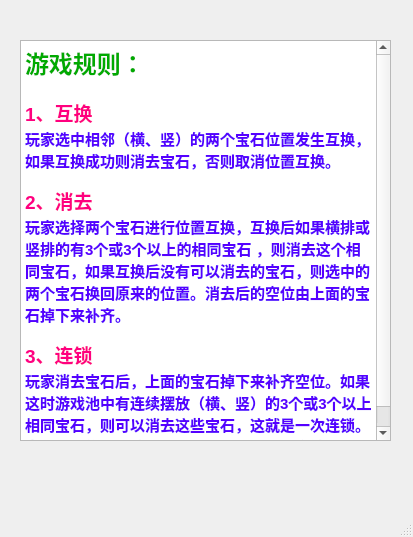
<?xml version="1.0" encoding="UTF-8"?>
<ui version="4.0">
 <class>Help</class>
 <widget class="QMainWindow" name="Help">
  <property name="geometry">
   <rect>
    <x>0</x>
    <y>0</y>
    <width>413</width>
    <height>537</height>
   </rect>
  </property>
  <property name="minimumSize">
   <size>
    <width>413</width>
    <height>537</height>
   </size>
  </property>
  <property name="maximumSize">
   <size>
    <width>413</width>
    <height>537</height>
   </size>
  </property>
  <property name="windowTitle">
   <string>帮助</string>
  </property>
  <property name="styleSheet">
   <string notr="true"/>
  </property>
  <widget class="QWidget" name="centralwidget">
   <widget class="QTextEdit" name="textEdit">
    <property name="geometry">
     <rect>
      <x>20</x>
      <y>40</y>
      <width>371</width>
      <height>401</height>
     </rect>
    </property>
    <property name="readOnly">
     <bool>true</bool>
    </property>
    <property name="html">
     <string>&lt;!DOCTYPE HTML PUBLIC &quot;-//W3C//DTD HTML 4.0//EN&quot; &quot;http://www.w3.org/TR/REC-html40/strict.dtd&quot;&gt;
&lt;html&gt;&lt;head&gt;&lt;meta name=&quot;qrichtext&quot; content=&quot;1&quot; /&gt;&lt;meta charset=&quot;utf-8&quot; /&gt;&lt;style type=&quot;text/css&quot;&gt;
p, li { white-space: pre-wrap; }
hr { height: 1px; border-width: 0; }
li.unchecked::marker { content: &quot;\2610&quot;; }
li.checked::marker { content: &quot;\2612&quot;; }
&lt;/style&gt;&lt;/head&gt;&lt;body style=&quot; font-family:'Microsoft YaHei UI'; font-size:9pt; font-weight:400; font-style:normal;&quot;&gt;
&lt;p style=&quot; margin-top:0px; margin-bottom:0px; margin-left:0px; margin-right:0px; -qt-block-indent:0; text-indent:0px;&quot;&gt;&lt;span style=&quot; font-family:'SimSun'; font-size:18pt; font-weight:600; color:#00aa00;&quot;&gt;游戏规则：&lt;/span&gt;&lt;/p&gt;
&lt;p style=&quot;-qt-paragraph-type:empty; margin-top:0px; margin-bottom:0px; margin-left:0px; margin-right:0px; -qt-block-indent:0; text-indent:0px; font-family:'SimSun'; font-size:11pt; font-weight:600; color:#00aa00;&quot;&gt;&lt;br /&gt;&lt;/p&gt;
&lt;p style=&quot; margin-top:0px; margin-bottom:0px; margin-left:0px; margin-right:0px; -qt-block-indent:0; text-indent:0px;&quot;&gt;&lt;span style=&quot; font-family:'SimSun'; font-size:14pt; font-weight:600; color:#ff007f;&quot;&gt;1、互换&lt;/span&gt;&lt;/p&gt;
&lt;p style=&quot; margin-top:0px; margin-bottom:0px; margin-left:0px; margin-right:0px; -qt-block-indent:0; text-indent:0px;&quot;&gt;&lt;span style=&quot; font-family:'SimSun'; font-size:11pt; font-weight:600; color:#5500ff;&quot;&gt;玩家选中相邻（横、竖）的两个宝石位置发生互换，如果互换成功则消去宝石，否则取消位置互换。&lt;/span&gt;&lt;/p&gt;
&lt;p style=&quot;-qt-paragraph-type:empty; margin-top:0px; margin-bottom:0px; margin-left:0px; margin-right:0px; -qt-block-indent:0; text-indent:0px; font-family:'SimSun'; font-weight:600; color:#5500ff;&quot;&gt;&lt;br /&gt;&lt;/p&gt;
&lt;p style=&quot; margin-top:0px; margin-bottom:0px; margin-left:0px; margin-right:0px; -qt-block-indent:0; text-indent:0px;&quot;&gt;&lt;span style=&quot; font-family:'SimSun'; font-size:14pt; font-weight:600; color:#ff007f;&quot;&gt;2、消去&lt;/span&gt;&lt;/p&gt;
&lt;p style=&quot; margin-top:0px; margin-bottom:0px; margin-left:0px; margin-right:0px; -qt-block-indent:0; text-indent:0px;&quot;&gt;&lt;span style=&quot; font-family:'SimSun'; font-size:11pt; font-weight:600; color:#5500ff;&quot;&gt;玩家选择两个宝石进行位置互换，互换后如果横排或竖排的有3个或3个以上的相同宝石 ，则消去这个相同宝石，如果互换后没有可以消去的宝石，则选中的两个宝石换回原来的位置。消去后的空位由上面的宝石掉下来补齐。&lt;/span&gt;&lt;/p&gt;
&lt;p style=&quot;-qt-paragraph-type:empty; margin-top:0px; margin-bottom:0px; margin-left:0px; margin-right:0px; -qt-block-indent:0; text-indent:0px; font-family:'SimSun'; font-weight:600; color:#5500ff;&quot;&gt;&lt;br /&gt;&lt;/p&gt;
&lt;p style=&quot; margin-top:0px; margin-bottom:0px; margin-left:0px; margin-right:0px; -qt-block-indent:0; text-indent:0px;&quot;&gt;&lt;span style=&quot; font-family:'SimSun'; font-size:14pt; font-weight:600; color:#ff007f;&quot;&gt;3、连锁&lt;/span&gt;&lt;/p&gt;
&lt;p style=&quot; margin-top:0px; margin-bottom:0px; margin-left:0px; margin-right:0px; -qt-block-indent:0; text-indent:0px;&quot;&gt;&lt;span style=&quot; font-family:'SimSun'; font-size:11pt; font-weight:600; color:#5500ff;&quot;&gt;玩家消去宝石后，上面的宝石掉下来补齐空位。如果这时游戏池中有连续摆放（横、竖）的3个或3个以上相同宝石，则可以消去这些宝石，这就是一次连锁。空位被新的宝石填充，又可以进行下一次连锁。&lt;/span&gt;&lt;/p&gt;&lt;/body&gt;&lt;/html&gt;</string>
    </property>
    <property name="overwriteMode">
     <bool>false</bool>
    </property>
   </widget>
  </widget>
  <widget class="QMenuBar" name="menubar">
   <property name="geometry">
    <rect>
     <x>0</x>
     <y>0</y>
     <width>413</width>
     <height>22</height>
    </rect>
   </property>
  </widget>
  <widget class="QStatusBar" name="statusbar"/>
 </widget>
 <resources/>
 <connections/>
</ui>
